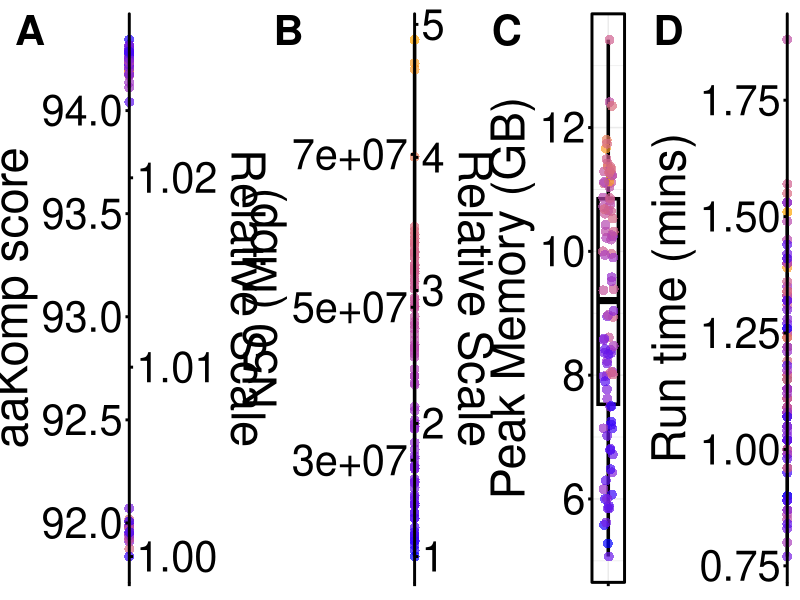

This chart was generated by the following R code:
library(ggplot2)
library(tidyr)
library(dplyr)
library(ggpubr)
library(cowplot)
library(readr)

hap1_hap2 <- read_delim("aakomp_fig3.tsv", 
                        delim = "\t", escape_double = FALSE, 
                        trim_ws = TRUE)
hap1_hap2$N50 <- as.numeric(hap1_hap2$N50)
hap1_hap2$sample_id <- seq_len(nrow(hap1_hap2))

df_subset <- hap1_hap2[, c("sample_id", "RAM_GB", "Time_Minutes", "aaKomp_score", "N50")]
df_long <- pivot_longer(df_subset, cols = c("RAM_GB", "Time_Minutes", "aaKomp_score", "N50"),
                        names_to = "Metric", values_to = "Value")

df_long <- df_long %>%
  left_join(hap1_hap2[, c("sample_id", "N50")], by = "sample_id") %>%
  rename(N50_value = N50)


df_summary <- df_long %>%
  group_by(Metric) %>%
  summarise(
    min = min(Value, na.rm = TRUE),
    q1 = quantile(Value, 0.25, na.rm = TRUE),
    mean = mean(Value, na.rm = TRUE),
    sd = sd(Value, na.rm = TRUE),
    q3 = quantile(Value, 0.75, na.rm = TRUE),
    max = max(Value, na.rm = TRUE)
  ) %>%
  mutate(
    y_pos = max + 0.05 * (max - min),
    stats_label = paste0("Min: ", round(min, 2), "\n",
                         "Q1: ", round(q1, 2), "\n",
                         "Mean: ", round(mean, 2), "\n",
                         "SD: ", round(sd, 2), "\n",
                         "Q3: ", round(q3, 2), "\n",
                         "Max: ", round(max, 2))
  )

create_boxplot <- function(metric_name, show_legend = FALSE) {
  df_metric <- df_long %>% filter(Metric == metric_name)
  df_summary_metric <- df_summary %>% filter(Metric == metric_name)
  
  ggplot(df_metric, aes(x = Metric, y = Value, color = N50_value)) +
    geom_boxplot(color = "black", fill = "white", outlier.shape = NA, size = 1.2) +
    geom_jitter(width = 0.2,height = 0, size = 3, shape = 16, alpha = 0.7) +  # larger dots
    labs(x = "", y = metric_name) +
    scale_color_gradient(low = "blue", high = "orange", name = "N50 (Mbp)") +
    theme_minimal() +
    theme(
      legend.position = if (show_legend) "left" else "none",
      axis.title = element_text(size = 34),
      axis.text = element_text(size = 30, color = "black"),
      panel.border = element_rect(color = "black", fill = NA, size = 1),
      axis.ticks = element_line(size = 1, color = "black"),
      plot.margin = margin(10, 10, 10, 10),
      legend.text = element_text(size = 14),
      legend.title = element_text(size = 16)
    ) +
    coord_cartesian(clip = "off")
}

custom_sec_axis <- function(min_val, max_val) {
  scale_y_continuous(
    limits = c(min_val, max_val),
    sec.axis = sec_axis(
      trans = ~ ./min_val,
      name = "Relative Scale"
    )
  )
}

range_n50 <- range(df_long$Value[df_long$Metric == "N50"], na.rm = TRUE)
range_aakomp <- range(df_long$Value[df_long$Metric == "aaKomp_score"], na.rm = TRUE)

p1 <- create_boxplot("RAM_GB") +
  theme(legend.position = "none", axis.text.x = element_blank()) +
  labs(x = NULL, y = "Peak Memory (GB)")

p2 <- create_boxplot("Time_Minutes") +
  theme(legend.position = "none", axis.text.x = element_blank()) +
  labs(x = NULL, y = "Run time (mins)")

p3 <- create_boxplot("aaKomp_score", show_legend = TRUE) +  # only this one has legend
  custom_sec_axis(range_aakomp[1], range_aakomp[2]) +
  theme(axis.text.x = element_blank()
) +
  labs(x = NULL, y = "aaKomp score")

p4 <- create_boxplot("N50") +
  custom_sec_axis(range_n50[1], range_n50[2]) +
  theme(axis.text.x = element_blank()) +
  labs(x = NULL, y = "N50 (Mbp)")

final_plot <- plot_grid(
  plot_grid(p3 + theme(legend.position = "none"),
            p4, p1, p2,
            ncol = 4,
            rel_widths = c(1.6, 1.35, 1, 1),
            labels = c("A", "B", "C", "D"),
            label_size = 30),
  rel_widths = c(0.25, 4),  # adjust to give space for legend
  nrow = 1
)

print(final_plot)
